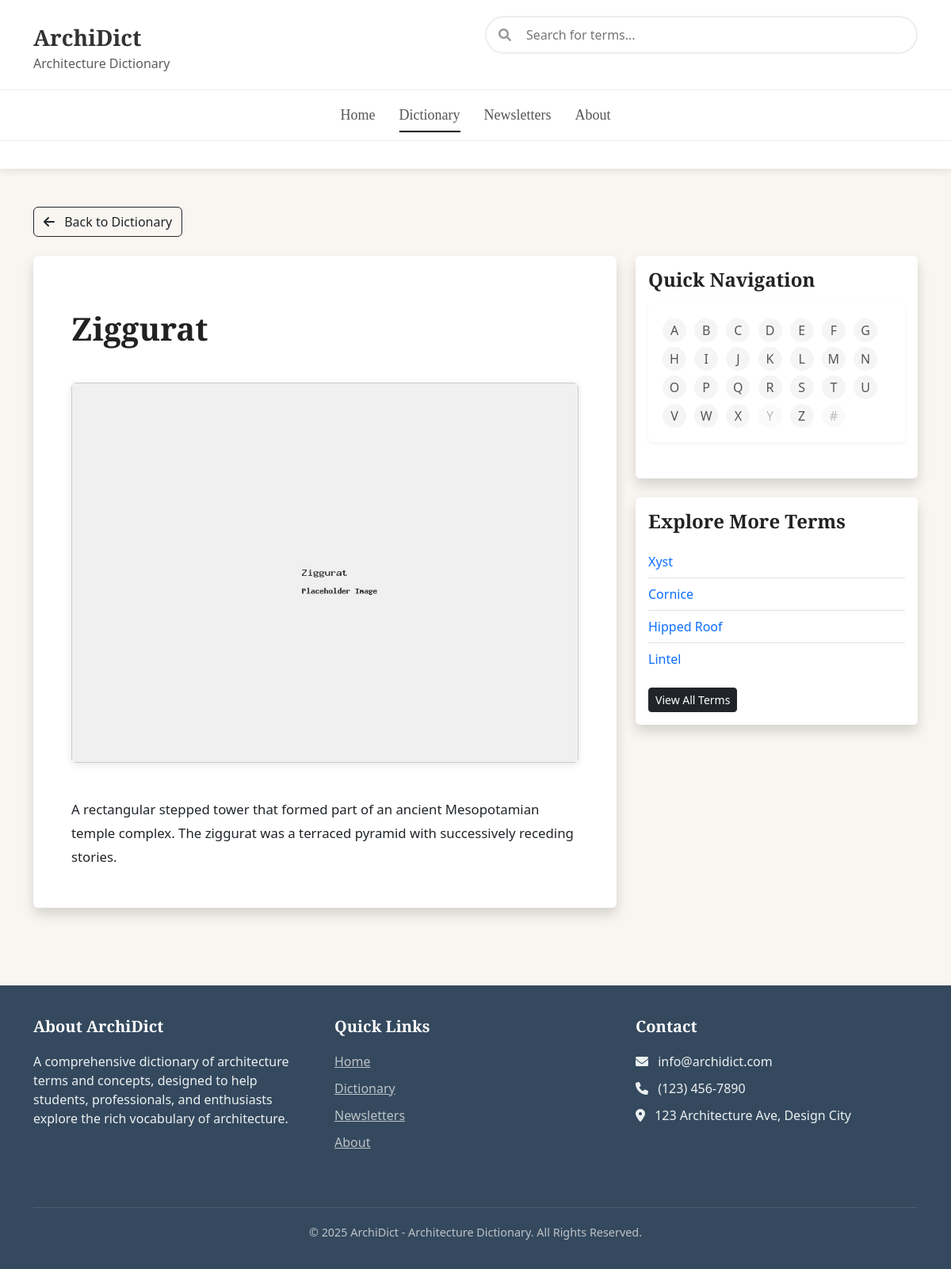
Page /frontend/term.php?slug=ziggurat on the committed database.
### tables this page shows
CREATE TABLE IF NOT EXISTS `terms` (
  `id` INT UNSIGNED NOT NULL AUTO_INCREMENT PRIMARY KEY,
  `name` VARCHAR(255) NOT NULL,
  `slug` VARCHAR(255) NOT NULL UNIQUE,
  `definition` TEXT NOT NULL,
  `image` VARCHAR(255) DEFAULT NULL,
  `created_at` TIMESTAMP DEFAULT CURRENT_TIMESTAMP,
  `updated_at` TIMESTAMP DEFAULT CURRENT_TIMESTAMP ON UPDATE CURRENT_TIMESTAMP
);

### frontend/includes/database.php (called while the page is built, shortened)
<?php
class Database {
    private $host = DB_HOST;
    private $user = DB_USER;
    private $pass = DB_PASS;
    private $dbname = DB_NAME;
    private $dbh;
    private $stmt;
    public function __construct() {
        $dsn = 'mysql:host=' . $this->host . ';dbname=' . $this->dbname . ';charset=utf8mb4';
        $options = array(
            PDO::ATTR_PERSISTENT => true,
            PDO::ATTR_ERRMODE => PDO::ERRMODE_EXCEPTION,
            PDO::ATTR_DEFAULT_FETCH_MODE => PDO::FETCH_ASSOC,
            PDO::ATTR_EMULATE_PREPARES => false
        );
        try {
            $this->dbh = new PDO($dsn, $this->user, $this->pass, $options);
        } catch (PDOException $e) {
            $this->error = $e->getMessage();
            echo 'Connection Error: ' . $this->error;
        }
    }
    public function query($query) {
        $this->stmt = $this->dbh->prepare($query);
    }
    public function bind($param, $value, $type = null) {
        if (is_null($type)) {
            switch (true) {
                case is_int($value):
                    $type = PDO::PARAM_INT;
                    break;
                default:
                    $type = PDO::PARAM_STR;
            }
        }
        $this->stmt->bindValue($param, $value, $type);
    }
    public function execute() {
        return $this->stmt->execute();
    }
    public function resultSet() {
        $this->execute();
        return $this->stmt->fetchAll();
    }
    public function single() {
        $this->execute();
        return $this->stmt->fetch();
    }
}

### frontend/includes/term.php (called while the page is built, shortened)
<?php
class Term {
    private $db;
    public function __construct() {
        $this->db = new Database();
    }
    public function getBySlug($slug) {
        $this->db->query("SELECT * FROM terms WHERE slug = :slug");
        $this->db->bind(':slug', $slug);
        return $this->db->single();
    }
    public function getRelatedTermsWithDetails($termId) {
        $this->db->query("
            SELECT t.*
            FROM terms t
            INNER JOIN term_relationships tr ON t.id = tr.related_term_id
            WHERE tr.term_id = :term_id
            ORDER BY t.name ASC
        ");
        $this->db->bind(':term_id', $termId);
        return $this->db->resultSet();
    }
    public function getTermsByAlphabet() {
        $this->db->query("SELECT * FROM terms ORDER BY name ASC");
        $terms = $this->db->resultSet();
        $termsByLetter = [];
        foreach ($terms as $term) {
            $firstLetter = mb_strtoupper(mb_substr($term['name'], 0, 1, 'UTF-8'), 'UTF-8');
            if (!isset($termsByLetter[$firstLetter])) {
                $termsByLetter[$firstLetter] = [];
            }
            $termsByLetter[$firstLetter][] = $term;
        }
        ksort($termsByLetter);
        return $termsByLetter;
    }
    public function getAvailableLetters() {
        $termsByLetter = $this->getTermsByAlphabet();
        return array_keys($termsByLetter);
    }
    public function getRandomTerms($limit = 6) {
        $this->db->query("SELECT * FROM terms ORDER BY RAND() LIMIT :limit");
        $this->db->bind(':limit', $limit, PDO::PARAM_INT);
        return $this->db->resultSet();
    }
}
?>

### frontend/term.php (the view, shortened to what this page needs)
<?php
$termObj = new Term();
$slug = $_GET['slug'];
$term = $termObj->getBySlug($slug);
include __DIR__ . '/includes/header.php';
?>
<div class="row">
    <div class="col-12 mb-4">
        <a href="<?php echo FRONTEND_URL; ?>dictionary.php" class="btn btn-outline-dark">
            <i class="fas fa-arrow-left me-2"></i> Back to Dictionary
        </a>
    </div>
</div>
<div class="row">
    <div class="col-md-8">
        <div class="card border-0 shadow">
            <div class="card-body p-4 p-md-5">
                <div class="term-definition">
                    <h1 class="mb-4"><?php echo htmlspecialchars($term['name']); ?></h1>
                    <?php if (!empty($term['image'])): ?>
                        <div class="term-image mb-4">
                            <img src="<?php echo UPLOADS_URL . 'terms/' . htmlspecialchars($term['image']); ?>"
                                 alt="<?php echo htmlspecialchars($term['name']); ?>"
                                 class="img-fluid rounded">
                        </div>
                    <?php endif; ?>
                    <div class="definition-content">
                        <?php echo $term['definition']; ?>
                    </div>
                </div>
            </div>
        </div>
    </div>
    <div class="col-md-4 mt-4 mt-md-0">
        <div class="card border-0 shadow mb-4">
            <div class="card-body">
                <h4 class="mb-3">Quick Navigation</h4>
                <div class="alphabet-nav">
                    <?php
                    $availableLetters = $termObj->getAvailableLetters();
                    foreach (range('A', 'Z') as $letter):
                        $isAvailable = in_array($letter, $availableLetters);
                        $linkClass = $isAvailable ? 'letter' : 'letter disabled';
                    ?>                        <a href="<?php echo $isAvailable ? FRONTEND_URL . 'dictionary.php?letter=' . $letter : '#'; ?>"
                           class="<?php echo $linkClass; ?>"
                           <?php echo !$isAvailable ? 'aria-disabled="true"' : ''; ?>>
                            <?php echo $letter; ?>
                        </a>
                    <?php endforeach; ?>
                    <?php if (in_array('#', $availableLetters)): ?>
                        <a href="<?php echo FRONTEND_URL; ?>dictionary.php?letter=%23" class="letter">#</a>
                    <?php else: ?>
                        <a href="#" class="letter disabled" aria-disabled="true">#</a>
                    <?php endif; ?>
                </div>
            </div>
        </div>
        <div class="card border-0 shadow">
            <div class="card-body">
                <h4 class="mb-3">Explore More Terms</h4>
                <ul class="list-group list-group-flush">
                    <?php
                    $randomTerms = $termObj->getRandomTerms(5);
                    foreach ($randomTerms as $randomTerm):
                        if ($randomTerm['id'] == $term['id']) continue;
                    ?>
                        <li class="list-group-item bg-transparent px-0">
                            <a href="<?php echo FRONTEND_URL . 'term.php?slug=' . htmlspecialchars($randomTerm['slug']); ?>" class="text-decoration-none">
                                <?php echo htmlspecialchars($randomTerm['name']); ?>
                            </a>
                        </li>
                    <?php endforeach; ?>
                </ul>
                <div class="mt-3">
                    <a href="<?php echo FRONTEND_URL; ?>dictionary.php" class="btn btn-sm btn-dark">View All Terms</a>
                </div>
            </div>
        </div>
    </div>
</div>
<?php
include __DIR__ . '/includes/footer.php';
?>

### frontend/css/style.css (style rules this page uses)
body { font-family: 'Playfair Display', 'Segoe UI', Tahoma, Geneva, Verdana, serif; background-color: #f9f6f1; color: #333333; }
h1, h2, h3, h4, h5, h6 { font-family: 'Playfair Display', serif; font-weight: 700; color: #222; }
.alphabet-nav { background: #fff; border-radius: 5px; padding: 15px; margin-bottom: 30px; box-shadow: 0 2px 5px rgba(0,0,0,0.05); }
.alphabet-nav .letter { display: inline-block; width: 30px; height: 30px; line-height: 30px; text-align: center; margin: 3px; background: #f5f5f5; border-radius: 50%; color: #555; font-weight: 500; text-decoration: none; transition: all 0.3s ease; }
.alphabet-nav .letter.disabled { opacity: 0.4; cursor: default; }
.term-definition { margin-top: 20px; }
.term-definition .definition-content { line-height: 1.8; font-size: 1.05rem; }
.term-definition img { max-width: 100%; height: auto; margin: 20px 0; box-shadow: 0 2px 10px rgba(0,0,0,0.1); }
.shadow { -webkit-box-shadow: 0 4px 10px #666; -moz-box-shadow: 0 4px 10px #666; -ms-box-shadow: 0 4px 10px #666; -o-box-shadow: 0 4px 10px #666; box-shadow: 0 4px 10px #666; }

### rows in the picture
terms: name "Ziggurat", image (picture), definition "A rectangular stepped tower that formed part of an ancient Mesopotamian temple complex. The ziggurat was a terraced pyramid with successively receding stories."
terms: name "Xyst"
terms: name "Cornice"
terms: name "Hipped Roof"
terms: name "Lintel"

### other values in the picture
$letter "A"
$letter "B"
$letter "C"
$letter "D"
$letter "E"
$letter "F"
$letter "G"
$letter "H"
$letter "I"
$letter "J"
$letter "K"
$letter "L"
$letter "M"
$letter "N"
$letter "O"
